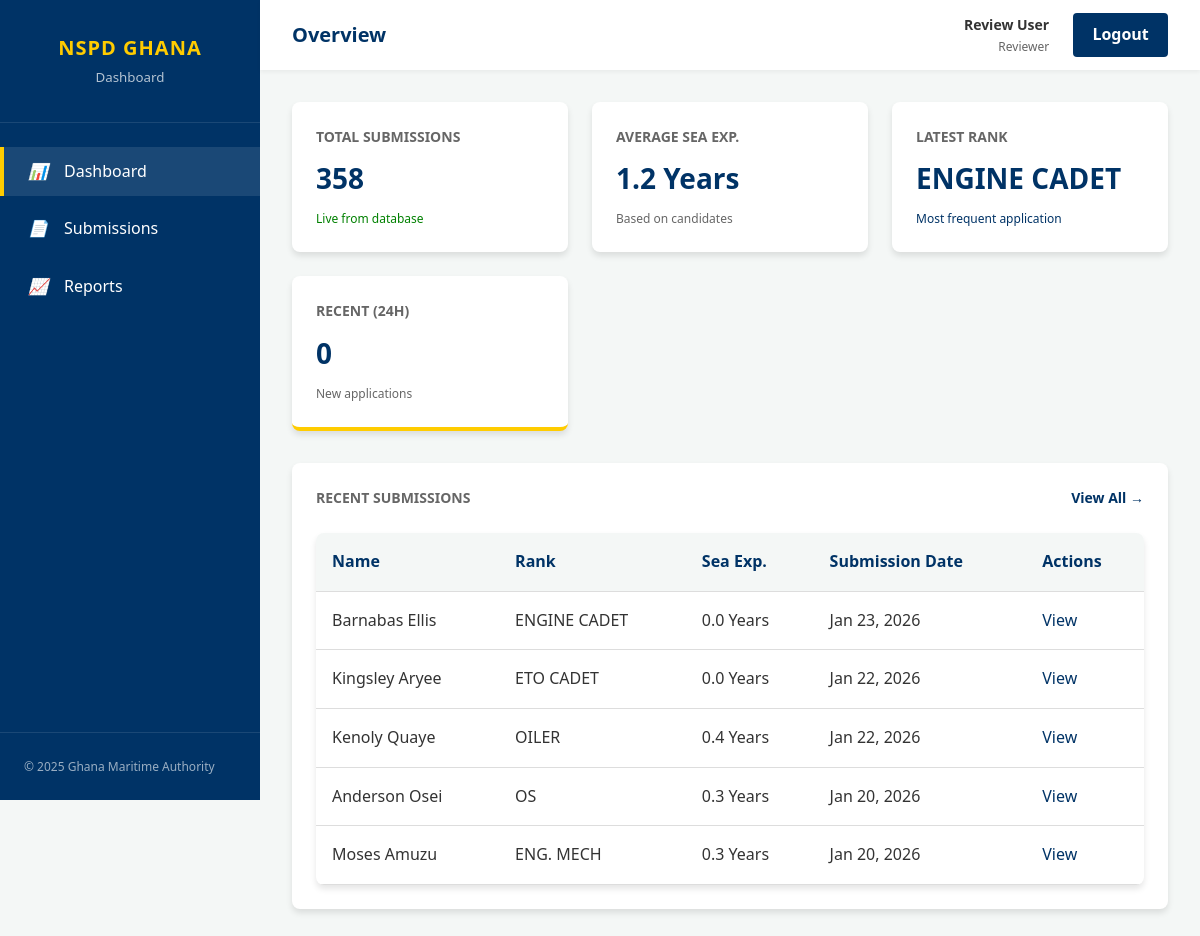
The app's page /dashboard.php (signed in) with its own data.
### tables this page shows
CREATE TABLE IF NOT EXISTS `applications` (
  `id` int NOT NULL AUTO_INCREMENT,
  `submitted_at` datetime NOT NULL,
  `surname` varchar(100) NOT NULL,
  `first_name` varchar(100) NOT NULL,
  `other_names` varchar(100) DEFAULT NULL,
  `short_courses_rmu` enum('Yes','No') NOT NULL,
  `familiarisation_isps_gma` enum('Yes','No') NOT NULL,
  `position_rank` varchar(100) NOT NULL,
  `telephone` varchar(100) NOT NULL,
  `email` varchar(150) NOT NULL,
  `attachment` text,
  `sea_experience` text,
  `total_sea_experience_years` decimal(4,1) DEFAULT NULL,
  `last_ship_type` varchar(150) DEFAULT NULL,
  `medicals` text,
  `created_at` timestamp NULL DEFAULT CURRENT_TIMESTAMP,
  PRIMARY KEY (`id`)
);

### dashboard.php (the view, shortened to what this page needs)
<!DOCTYPE html>
<html lang="en">
<head>
    <link rel="stylesheet" href="public/css/style.css">
</head>
<body>
    <div class="app-container">
        <?php include 'includes/sidebar.php'; ?>
        <main class="main-content">
            <?php include 'includes/header.php'; ?>
            <div class="content-body">
                <?php
                $pdo = get_db_connection();
                $totalSubmissions = $pdo->query("SELECT COUNT(*) FROM applications")->fetchColumn();
                $avgExp = $pdo->query("SELECT AVG(total_sea_experience_years) FROM applications")->fetchColumn();
                $avgExp = number_format($avgExp ?: 0, 1);
                $popularRank = $pdo->query("SELECT position_rank FROM applications GROUP BY position_rank ORDER BY COUNT(*) DESC LIMIT 1")->fetchColumn();
                $recentSubmissions = $pdo->query("SELECT id, surname, first_name, position_rank, total_sea_experience_years, submitted_at FROM applications ORDER BY submitted_at DESC LIMIT 5")->fetchAll();
                ?>
                <div class="card-grid">
                    <div class="card">
                        <div class="card-title">Total Submissions</div>
                        <div class="card-value"><?php echo number_format($totalSubmissions); ?></div>
                        <div style="font-size: 0.75rem; color: green; margin-top: 0.5rem;">Live from database</div>
                    </div>
                    <div class="card">
                        <div class="card-title">Average Sea Exp.</div>
                        <div class="card-value"><?php echo $avgExp; ?> Years</div>
                        <div style="font-size: 0.75rem; color: var(--text-muted); margin-top: 0.5rem;">Based on candidates</div>
                    </div>
                    <div class="card">
                        <div class="card-title">Latest Rank</div>
                        <div class="card-value"><?php echo $popularRank ?: 'N/A'; ?></div>
                        <div style="font-size: 0.75rem; color: var(--primary-blue); margin-top: 0.5rem;">Most frequent application</div>
                    </div>
                    <div class="card" style="border-bottom: 4px solid var(--accent-yellow);">
                        <div class="card-title">Recent (24h)</div>
                        <div class="card-value">
                            <?php
                            echo $pdo->query("SELECT COUNT(*) FROM applications WHERE submitted_at >= NOW() - INTERVAL 1 DAY")->fetchColumn();
                            ?>
                        </div>
                        <div style="font-size: 0.75rem; color: var(--text-muted); margin-top: 0.5rem;">New applications</div>
                    </div>
                </div>
                <div class="card">
                    <div style="display: flex; justify-content: space-between; align-items: center; margin-bottom: 1.5rem;">
                        <h3 class="card-title" style="margin: 0;">Recent Submissions</h3>
                        <a href="submissions.php" style="font-size: 0.875rem; color: var(--primary-blue); font-weight: 600;">View All →</a>
                    </div>
                    <div class="table-container">
                        <table>
                            <thead>
                                <tr>
                                    <th>Name</th>
                                    <th>Rank</th>
                                    <th>Sea Exp.</th>
                                    <th>Submission Date</th>
                                    <th>Actions</th>
                                </tr>
                            </thead>
                            <tbody>
                                <?php foreach ($recentSubmissions as $row): ?>
                                <tr>
                                    <td><?php echo htmlspecialchars($row['first_name'] . ' ' . $row['surname']); ?></td>
                                    <td><?php echo htmlspecialchars($row['position_rank']); ?></td>
                                    <td><?php echo htmlspecialchars($row['total_sea_experience_years']); ?> Years</td>
                                    <td><?php echo date('M d, Y', strtotime($row['submitted_at'])); ?></td>
                                    <td><a href="view-submission.php?id=<?php echo $row['id']; ?>" style="color: var(--primary-blue);">View</a></td>
                                </tr>
                                <?php endforeach; ?>
                            </tbody>
                        </table>
                    </div>
                </div>
            </div>
        </main>
    </div>
</body>
</html>

### public/css/style.css (style rules this page uses)
:root { --primary-blue: #003366; --secondary-blue: #00509d; --accent-yellow: #ffcc00; --bg-white: #ffffff; --bg-light: #f4f7f6; --text-dark: #333333; --text-muted: #666666; --border-color: #dddddd; --sidebar-width: 260px; --header-height: 70px; --radius: 8px; --shadow: 0 4px 6px rgba(0, 0, 0, 0.1); }
* { box-sizing: border-box; margin: 0; padding: 0; }
body { font-family: "Segoe UI", Tahoma, Geneva, Verdana, sans-serif; background-color: var(--bg-light); color: var(--text-dark); line-height: 1.6; }
h1, h2, h3, h4 { color: var(--primary-blue); margin-bottom: 1rem; }
a { text-decoration: none; color: inherit; }
.app-container { display: flex; min-height: 100vh; }
.main-content { flex: 1; margin-left: var(--sidebar-width); display: flex; flex-direction: column; }
.content-body { padding: 2rem; }
.card-grid { display: grid; grid-template-columns: repeat(auto-fit, minmax(240px, 1fr)); gap: 1.5rem; margin-bottom: 2rem; }
.card { background: white; padding: 1.5rem; border-radius: var(--radius); box-shadow: var(--shadow); }
.card-title { font-size: 0.875rem; color: var(--text-muted); text-transform: uppercase; margin-bottom: 0.5rem; font-weight: 600; }
.card-value { font-size: 1.75rem; font-weight: bold; color: var(--primary-blue); }
.table-container { background: white; border-radius: var(--radius); box-shadow: var(--shadow); overflow-x: auto; }
table { width: 100%; border-collapse: collapse; }
th, td { padding: 1rem; text-align: left; border-bottom: 1px solid var(--border-color); }
th { background-color: var(--bg-light); font-weight: 600; color: var(--primary-blue); }

### records on screen
applications: first_name+surname "Barnabas Ellis", position_rank "ENGINE CADET", total_sea_experience_years "0.0", submitted_at "Jan 23, 2026"
applications: first_name+surname "Kingsley Aryee", position_rank "ETO CADET", total_sea_experience_years "0.0", submitted_at "Jan 22, 2026"
applications: first_name+surname "Kenoly Quaye", position_rank "OILER", total_sea_experience_years "0.4", submitted_at "Jan 22, 2026"
applications: first_name+surname "Anderson Osei", position_rank "OS", total_sea_experience_years "0.3", submitted_at "Jan 20, 2026"
applications: first_name+surname "Moses Amuzu", position_rank "ENG. MECH", total_sea_experience_years "0.3", submitted_at "Jan 20, 2026"

### other values on screen
$user['full_name'] "Review User"
$user['role'] "Reviewer"
$totalSubmissions "358"
$avgExp "1.2"
$popularRank ?: 'N/A' "ENGINE CADET"
